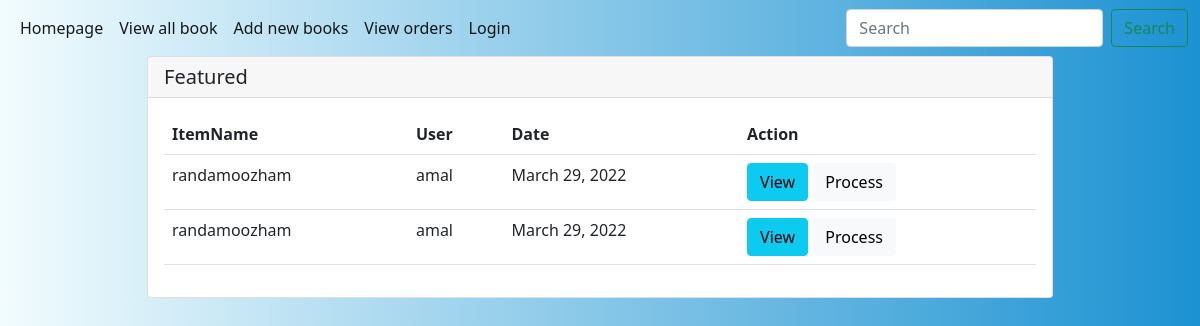
Screenshot of /owner/dashboard with the database file from the repository.
### customer/models.py (models this page shows)
class My_orders(models.Model):
    user = models.ForeignKey(User, on_delete=models.CASCADE)
    item = models.ForeignKey(Books, on_delete=models.CASCADE)
    date = models.DateField(auto_now_add=True)
    address=models.CharField(max_length=250)
    option = {
        ("order_placed", "order_placed"),
        ("Dispatched", "Dispatched"),
        ("cancel", "cancel"),
        ("Intransit", "Intransit"),
        ("delivered", "delivered"),
    }
    status = models.CharField(max_length=120, choices=option, default="order_placed")
    excepted_delivery_date=models.DateField(null=True)

### owner/models.py (models this page shows, shortened)
class Books(models.Model):
    book_name = models.CharField(max_length=120)
    author = models.CharField(max_length=120)
    price = models.PositiveIntegerField()
    copies = models.PositiveIntegerField()
    active_status = models.BooleanField(default=True)
    images = models.ImageField(upload_to="image", null=True, blank=True)

### owner/views.py (the view)
# urls.py: path("dashboard", views.Ownerdashbord.as_view(), name="ownerdashboard"),
class Ownerdashbord(ListView):
    model = My_orders
    template_name = "dashboard.html"
    def get(self, request, *args, **kwargs):
        new_order = My_orders.objects.filter(status="order_placed")
        context = {"odr": new_order}
        return render(request, "dashboard.html", context)

### owner/templates/dashboard.html
{%extends 'base.html'%}
{%block body_block%}
<div class="container">
    <div class="row">
        <div class="col-1"></div>
        <div class="col-10">
            <div class="card">
                <h5 class="card-header">Featured</h5>
                <div class="card-body">
                   <table class="table" >
                       <tr>
                           <th>ItemName</th>
                           <th>User</th>
                           <th>Date</th>
                           <th>Action</th>
                       </tr>
                       {%for order in odr%}
                       <tr>
                           <td>{{order.item.book_name}}</td>
                           <td>{{order.user}}</td>
                           <td>{{order.date}}</td>
                           <td>
                               <a href="{%url 'viewdashbord' order.id%}" class="btn btn-info">View</a>
                               <a href="{%url 'orderprocess' order.id%}" class="btn btn-light">Process</a>
                           </td>
                       </tr>
                       {%endfor%}
                   </table>
                </div>
            </div>
        </div>
        <div class="col-1"></div>
    </div>
</div>
{%endblock%}

### owner/static/css/style.css (style rules this page uses)
.bgcolor { background: #1c92d2; background: -webkit-linear-gradient(to right, #f2fcfe, #1c92d2); background: linear-gradient(to right, #f2fcfe, #1c92d2); }

### rows the page displays
My_orders: item.book_name "randamoozham", user "amal", date "March 29, 2022"
My_orders: item.book_name "randamoozham", user "amal", date "March 29, 2022"
